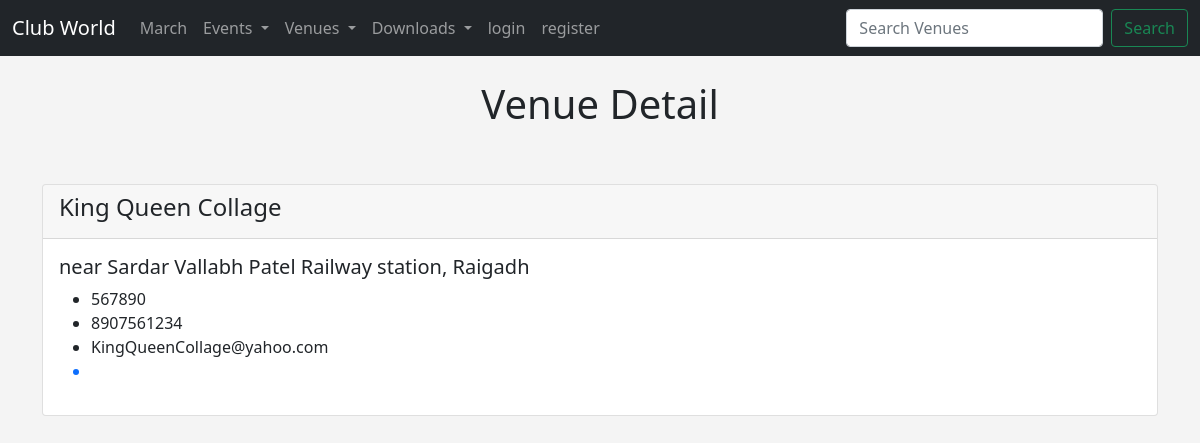
The app's page /show_venue/5 with its own data.
### events/models.py (models this page shows)
class Venue(models.Model):
    name =  models.CharField("Venue Name", max_length=25)
    address =models.CharField(max_length=100)
    zip_code = models.CharField("Zip Code",max_length=6)
    phone = models.CharField("Contact Phone",max_length=10, blank=True)
    web = models.URLField("Website Address", blank=True)
    email_address = models.EmailField("Email Address", blank=True)
    def __str__(self):
        return self.name

### events/views.py (the view)
# urls.py: path("show_venue/<venue_id>", views.show_venue, name="show-venue"),
def show_venue(request, venue_id):
     venue = Venue.objects.get(pk=venue_id)
     return render(request, 'events/show_venue.html', {"venue":venue})

### events/templates/events/show_venue.html
{% extends 'events/base.html' %}
{% block content %}
<center>
<h1> Venue Detail</h1>
</center>
<br><br>
<div class="card">
    <div class="card-header">
       <h4>{{ venue }}</h4>
    </div>
    <div class="card-body">
      <h5 class="card-title">{{venue.address}}</h5>
      <ul>
          <li>{{venue.zip_code}}</li>
          <li>{{venue.phone}}</li>
          <li>{{venue.email_address}}</li>
          <a href="{{venue.web}}"><li>{{venue.web}}</li></a>
      </ul>
    </div>
  </div>
{% endblock%}

### events/templates/events/base.html (style rules this page uses)
body { background: #f4f4f4; }

### records on screen
Venue: name "King Queen Collage", address "near Sardar Vallabh Patel Railway station, Raigadh", zip_code "567890", phone "8907561234", email_address "KingQueenCollage@yahoo.com"
